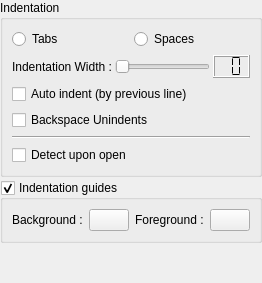
     <widget class="QWidget" name="pIndentation">
      <layout class="QVBoxLayout">
       <property name="spacing">
        <number>3</number>
       </property>
       <property name="margin">
        <number>0</number>
       </property>
       <item>
        <widget class="QGroupBox" name="gbIndentation">
         <property name="title">
          <string>Indentation</string>
         </property>
         <layout class="QVBoxLayout" name="verticalLayout_2">
          <item>
           <layout class="QHBoxLayout" name="horizontalLayout_5">
            <item>
             <widget class="QRadioButton" name="rbIndentationTabs">
              <property name="text">
               <string>Tabs</string>
              </property>
             </widget>
            </item>
            <item>
             <widget class="QRadioButton" name="rbIndentationSpaces">
              <property name="text">
               <string>Spaces</string>
              </property>
             </widget>
            </item>
           </layout>
          </item>
          <item>
           <layout class="QHBoxLayout">
            <property name="spacing">
             <number>3</number>
            </property>
            <item>
             <widget class="QLabel" name="lIndentationWidth">
              <property name="text">
               <string>Indentation Width :</string>
              </property>
             </widget>
            </item>
            <item>
             <widget class="QSlider" name="sIndentationWidth">
              <property name="sizePolicy">
               <sizepolicy hsizetype="Expanding" vsizetype="Fixed">
                <horstretch>0</horstretch>
                <verstretch>0</verstretch>
               </sizepolicy>
              </property>
              <property name="minimum">
               <number>1</number>
              </property>
              <property name="maximum">
               <number>20</number>
              </property>
              <property name="pageStep">
               <number>2</number>
              </property>
              <property name="orientation">
               <enum>Qt::Horizontal</enum>
              </property>
              <property name="tickInterval">
               <number>1</number>
              </property>
             </widget>
            </item>
            <item>
             <widget class="QLCDNumber" name="lnIndentationWidth">
              <property name="sizePolicy">
               <sizepolicy hsizetype="Fixed" vsizetype="Fixed">
                <horstretch>0</horstretch>
                <verstretch>0</verstretch>
               </sizepolicy>
              </property>
              <property name="numDigits">
               <number>2</number>
              </property>
              <property name="segmentStyle">
               <enum>QLCDNumber::Flat</enum>
              </property>
             </widget>
            </item>
           </layout>
          </item>
          <item>
           <widget class="QCheckBox" name="cbAutoIndent">
            <property name="text">
             <string>Auto indent (by previous line)</string>
            </property>
           </widget>
          </item>
          <item>
           <widget class="QCheckBox" name="cbBackspaceUnindents">
            <property name="text">
             <string>Backspace Unindents</string>
            </property>
           </widget>
          </item>
          <item>
           <widget class="Line" name="line_2">
            <property name="orientation">
             <enum>Qt::Horizontal</enum>
            </property>
           </widget>
          </item>
          <item>
           <widget class="QCheckBox" name="cbAutodetectIndent">
            <property name="text">
             <string>Detect upon open</string>
            </property>
           </widget>
          </item>
         </layout>
        </widget>
       </item>
       <item>
        <widget class="QGroupBox" name="gbIndentationGuides">
         <property name="title">
          <string>Indentation guides</string>
         </property>
         <property name="checkable">
          <bool>true</bool>
         </property>
         <layout class="QHBoxLayout" name="horizontalLayout_4">
          <item>
           <widget class="QLabel" name="lIndentationGuidesBackground">
            <property name="text">
             <string>Background :</string>
            </property>
           </widget>
          </item>
          <item>
           <widget class="pColorButton" name="tbIndentationGuidesBackground">
            <property name="sizePolicy">
             <sizepolicy hsizetype="Fixed" vsizetype="Fixed">
              <horstretch>0</horstretch>
              <verstretch>0</verstretch>
             </sizepolicy>
            </property>
           </widget>
          </item>
          <item>
           <widget class="QLabel" name="lIndentationGuidesForeground">
            <property name="text">
             <string>Foreground :</string>
            </property>
           </widget>
          </item>
          <item>
           <widget class="pColorButton" name="tbIndentationGuidesForeground">
            <property name="sizePolicy">
             <sizepolicy hsizetype="Fixed" vsizetype="Fixed">
              <horstretch>0</horstretch>
              <verstretch>0</verstretch>
             </sizepolicy>
            </property>
           </widget>
          </item>
         </layout>
        </widget>
       </item>
       <item>
        <spacer>
         <property name="orientation">
          <enum>Qt::Vertical</enum>
         </property>
         <property name="sizeHint" stdset="0">
          <size>
           <width>20</width>
           <height>40</height>
          </size>
         </property>
        </spacer>
       </item>
      </layout>
     </widget>
